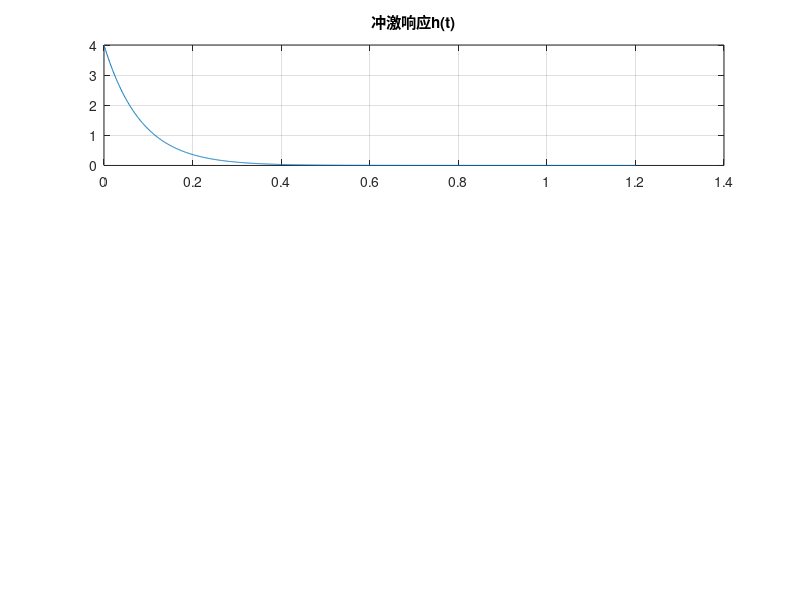

The MATLAB source for this figure: (Note: this script raises an error after producing the figure.)
sys=tf ([4],[1,12]);
t=0:0.001:1.2;
h=impulse(sys,t);
subplot(311)
plot (t, h) ;title('冲激响应h(t)')
grid on;
 
f=12*stepfun(t,0);
y1=lsim(sys,f,t);
subplot(312);
plot(t,y1);title('零状态响应');
 
y2=4*((1-exp(-12*t))).*stepfun(t,0);
subplot(313);
plot(t,y2);title('零状态响应(用于验证)');
grid on;
